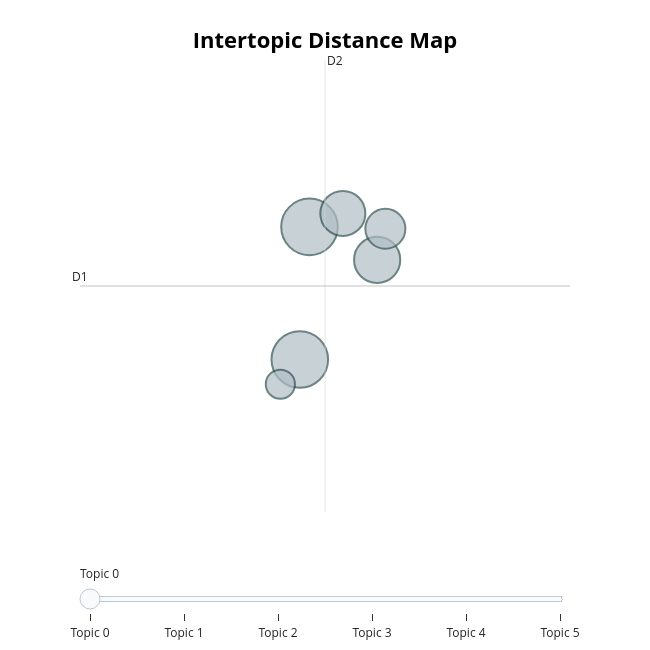

Notebook source saved alongside this figure:
### Code cell
fig_topics_trigram = visualize_safe_topics(ngram_models[3])
fig_topics_trigram

### Figure 1 — Plotly figure (JSON) as saved in the notebook; plotly's stock layout.template omitted (floating-point values rounded to 4 significant figures)
{"data": [{"customdata": [[0, "فرنش توست فانيلا |  |  |  | ", 30], [1, " |  |  |  | ", 30], [2, "الطيره وفرع نابلس | فرع الطيره وفرع | وفرع نابلس للحجز | الافطار الرمضاني فانيلا | الرمضاني فانيلا فرع", 20], [3, "اليوم وكل يوم | فانيلا اليوم وكل |  |  | ", 19], [4, "فانيلا اليوم وكل | اليوم وكل يوم | بوفيه الافطار الرمضاني | الافطار الرمضاني فانيلا | فانيلا فرع الطيره", 15], [5, " |  |  |  | ", 8]], "hovertemplate": "<b>Topic %{customdata[0]}</b><br>%{customdata[1]}<br>Size: %{customdata[2]}", "legendgroup": "", "marker": {"color": "#B0BEC5", "line": {"color": "DarkSlateGrey", "width": 2}, "size": [30, 30, 20, 19, 15, 8], "sizemode": "area", "sizeref": 0.01875, "symbol": "circle"}, "mode": "markers", "name": "", "orientation": "v", "showlegend": false, "type": "scatter", "x": [-27.63, -27.42, -26.0, -26.72, -25.83, -28.04], "xaxis": "x", "y": [17.12, 19.71, 19.06, 19.97, 19.67, 16.63], "yaxis": "y"}], "layout": {"annotations": [{"showarrow": false, "text": "D1", "x": -32.24, "y": 18.55, "yshift": 10}, {"showarrow": false, "text": "D2", "x": -27.1, "xshift": 10, "y": 22.97}], "height": 650, "hoverlabel": {"bgcolor": "white", "font": {"family": "Rockwell", "size": 16}}, "legend": {"itemsizing": "constant", "tracegroupgap": 0}, "margin": {"t": 60}, "shapes": [{"line": {"color": "#CFD8DC", "width": 2}, "type": "line", "x0": -27.1, "x1": -27.1, "y0": 14.14, "y1": 22.97}, {"line": {"color": "#9E9E9E", "width": 2}, "type": "line", "x0": -32.24, "x1": -21.96, "y0": 18.55, "y1": 18.55}], "sliders": [{"active": 0, "pad": {"t": 50}, "steps": [{"args": [{"marker.color": [["red", "#B0BEC5", "#B0BEC5", "#B0BEC5", "#B0BEC5", "#B0BEC5"]]}], "label": "Topic 0", "method": "update"}, {"args": [{"marker.color": [["#B0BEC5", "red", "#B0BEC5", "#B0BEC5", "#B0BEC5", "#B0BEC5"]]}], "label": "Topic 1", "method": "update"}, {"args": [{"marker.color": [["#B0BEC5", "#B0BEC5", "red", "#B0BEC5", "#B0BEC5", "#B0BEC5"]]}], "label": "Topic 2", "method": "update"}, {"args": [{"marker.color": [["#B0BEC5", "#B0BEC5", "#B0BEC5", "red", "#B0BEC5", "#B0BEC5"]]}], "label": "Topic 3", "method": "update"}, {"args": [{"marker.color": [["#B0BEC5", "#B0BEC5", "#B0BEC5", "#B0BEC5", "red", "#B0BEC5"]]}], "label": "Topic 4", "method": "update"}, {"args": [{"marker.color": [["#B0BEC5", "#B0BEC5", "#B0BEC5", "#B0BEC5", "#B0BEC5", "red"]]}], "label": "Topic 5", "method": "update"}]}], "title": {"font": {"color": "Black", "size": 22}, "text": "<b>Intertopic Distance Map</b>", "x": 0.5, "xanchor": "center", "y": 0.95, "yanchor": "top"}, "width": 650, "xaxis": {"anchor": "y", "domain": [0, 1], "range": [-32.24, -21.96], "title": {"text": ""}, "visible": false}, "yaxis": {"anchor": "x", "domain": [0, 1], "range": [14.14, 22.97], "title": {"text": ""}, "visible": false}}}
